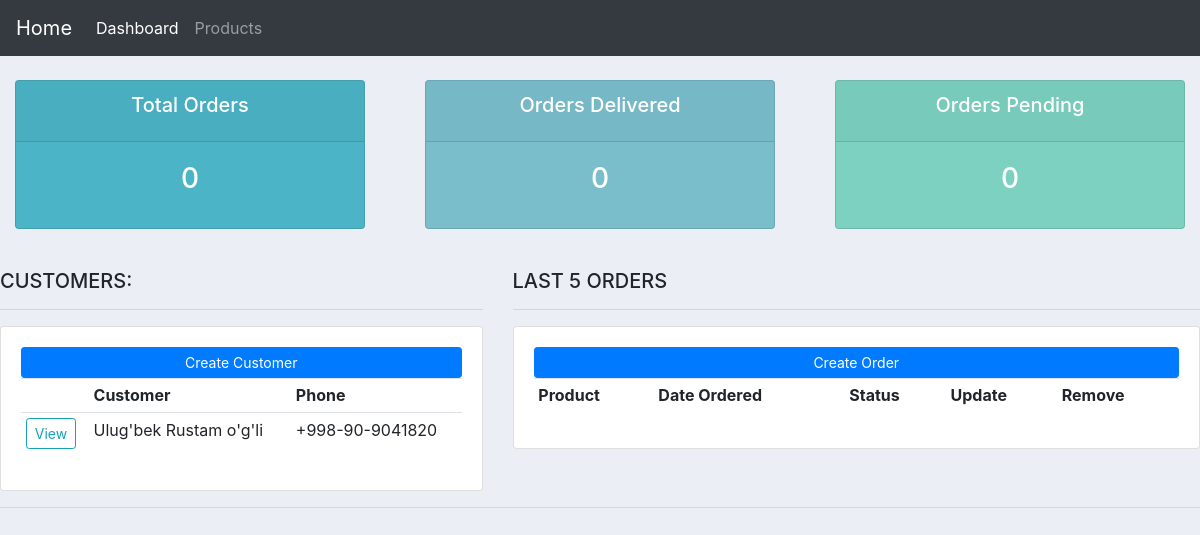
/, run on an earlier commit of the app's database.
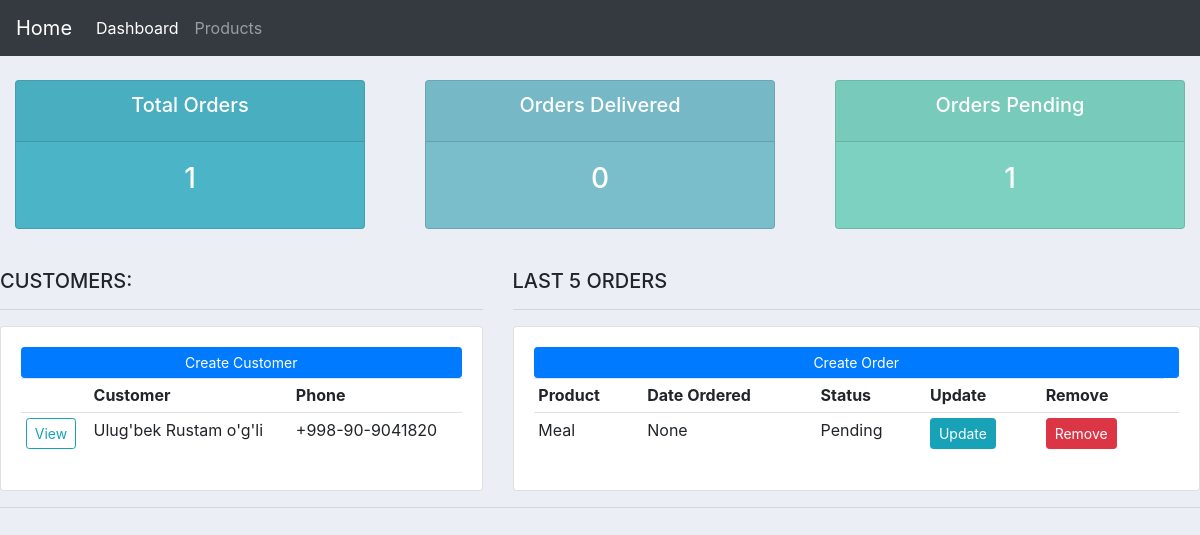
And on a later commit of the database.
### accounts/models.py (models this page shows, shortened)
class Customer(models.Model):
    name = models.CharField(max_length=30, null=True)
    phone = models.CharField(max_length=20, null=True)
    email = models.CharField(max_length=50, null=True)
    date_created = models.DateField(auto_now_add=True)

class Order(models.Model):
    STATUS = (
        ("Pending", "Pending"),
        ("Out for delivery", "Out for delivery"),
        ("Delivered", "Delivered"),
    )
    product = models.ForeignKey(Product, null=True, on_delete=models.SET_NULL)
    customer = models.ForeignKey(Customer, null=True, on_delete=models.SET_NULL)
    date_created = models.DateTimeField(auto_now_add=True)
    status = models.CharField(max_length=30, null=True, choices=STATUS)
    tag = models.ManyToManyField(Tag)

class Product(models.Model):
    CATEGORY = (
        ("Indoor", "Indoor"),
        ("Outdoor", "Outdoor"),
    )
    name = models.CharField(max_length=30, null=True)
    price = models.FloatField(null=True)
    category = models.CharField(max_length=30, null=True, choices=CATEGORY)
    description = models.CharField(max_length=200,
                                   null=True,
                                   default="No description",
                                   blank=True,
                                   )
    date_created = models.DateField(auto_now_add=True, null=True)

### accounts/views.py (the view)
# urls.py: path("", views.home_view, name="home"),
def home_view(request):
    orders = models.Order.objects.all()
    total_orders = orders.count()
    orders_delivered = orders.filter(status="Delivered").count()
    orders_pending = orders.filter(status="Pending").count()
    last_five_orders = orders.order_by("-date_created",)[0:5]
    customers = models.Customer.objects.all()
    context = {"orders": orders,
               "total_orders": total_orders,
               "orders_delivered": orders_delivered,
               "orders_pending": orders_pending,
               "last_five_orders": last_five_orders,
               "customers": customers, }
    return render(request, "accounts/dashboard.html", context)

### accounts/templates/accounts/dashboard.html
{%  extends 'accounts/main.html' %}
{% block content %}
{%  include 'accounts/status.html' %}
<br>
<div class="row">
	<div class="col-md-5">
		<h5>CUSTOMERS:</h5>
		<hr>
		<div class="card card-body">
			<a class="btn btn-primary  btn-sm btn-block" href="{% url 'createCustomer' %}">Create Customer</a>
			<table class="table table-sm">
				<tr>
                    <th></th>
					<th>Customer</th>
					<th>Phone</th>
				</tr>
                {% for customer in customers %}
                    <tr>
                    <td><a class="btn btn-outline-info btn-sm" href="{% url "customer" customer.id %}">View</a></td>
                    <td>{{ customer.name }}</td>
                    <td>{{ customer.phone }}</td>
                    </tr>
                {% endfor %}
			</table>
		</div>
	</div>
	<div class="col-md-7">
		<h5>LAST 5 ORDERS</h5>
		<hr>
		<div class="card card-body">
			<a class="btn btn-primary  btn-sm btn-block" href="{% url 'createOrder' %}">Create Order</a>
			<table class="table table-sm">
				<tr>
					<th>Product</th>
					<th>Date Ordered</th>
					<th>Status</th>
					<th>Update</th>
					<th>Remove</th>
				</tr>
                {% for order in last_five_orders %}
                    <tr>
                    <td>{{ order.product.name }}</td>
                    <td>{{ order.date_created }}</td>
                    <td>{{ order.status }}</td>
                    <td><a class="btn btn-sm btn-info"href="{% url "updateOrder" order.id %}?next={{ request.path }}">Update</a></td>
                    <td><a class="btn btn-sm btn-danger"href="{% url 'deleteOrder' order.id %}?next={{ request.path }}">Remove</a><td>
                    </tr>
                {% endfor %}
			</table>
		</div>
	</div>
</div>
{% endblock %}

What changed in the data, as far as the page shows it:
added Order: product.name "Meal", date_created "None", status "Pending"
Also different on the page:
{{ total_orders }}: "0" → "1"
{{ orders_pending }}: "0" → "1"
